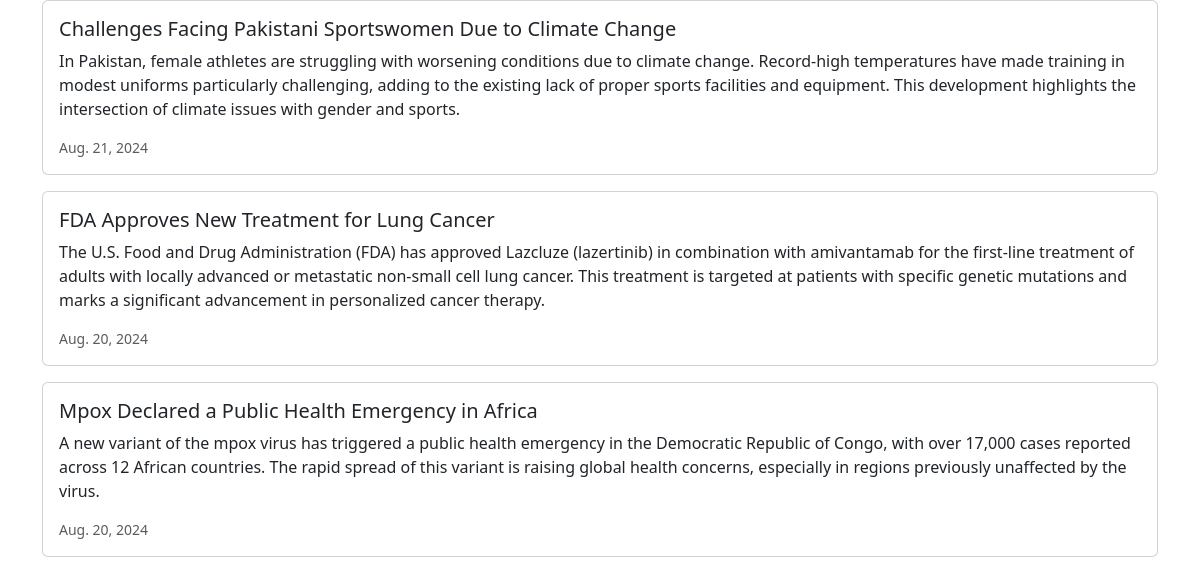
Page /news/ on the committed database.
### news/models.py (models this page shows, shortened)
class News(models.Model):
    headline = models.CharField(max_length=200)
    body = models.TextField()
    date = models.DateField()

### news/views.py (the view)
# urls.py: path('news/', include('news.urls')),
def news(request):
    newss = News.objects.all().order_by('-date')
    return render(request, 'news.html', {'newss':newss})

### news/templates/news.html (shortened to what this page needs)
<head>
    <link href="https://cdn.jsdelivr.net/npm/bootstrap@5.3.3/dist/css/bootstrap.min.css" rel="stylesheet">
</head>
<div class="container">
  {% for news in newss %}
  <div class="card mb-3">
    <div class="row g-0">
      <div>
        <div class="card-body">
          <h5 class="card-title">{{ news.headline }}</h5>
          <p class="card-text">{{ news.body }}</p>
          <p class="card-text"><small class="text-muted">{{ news.date }}</small></p>
        </div>
      </div>
    </div>
  </div>
  {% endfor %}
</div>

### rows in the picture
News: headline "Challenges Facing Pakistani Sportswomen Due to Climate Change", body "In Pakistan, female athletes are struggling with worsening conditions due to climate change. Record-high temperatures have made training in modest uniforms particularly challenging, adding to the existing lack of proper sports facilities and equipment. This development highlights the intersection of climate issues with gender and sports.", date "Aug. 21, 2024"
News: headline "FDA Approves New Treatment for Lung Cancer", body "The U.S. Food and Drug Administration (FDA) has approved Lazcluze (lazertinib) in combination with amivantamab for the first-line treatment of adults with locally advanced or metastatic non-small cell lung cancer. This treatment is targeted at patients with specific genetic mutations and marks a significant advancement in personalized cancer therapy.", date "Aug. 20, 2024"
News: headline "Mpox Declared a Public Health Emergency in Africa", body "A new variant of the mpox virus has triggered a public health emergency in the Democratic Republic of Congo, with over 17,000 cases reported across 12 African countries. The rapid spread of this variant is raising global health concerns, especially in regions previously unaffected by the virus.", date "Aug. 20, 2024"
